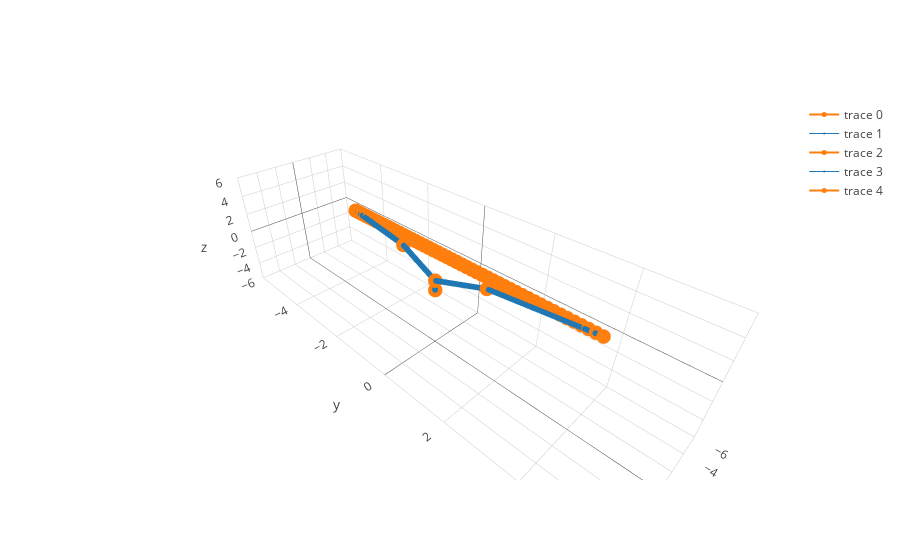

The notebook cell this image was saved under:
### Markdown cell above
Straightline Trajectory Generation

### Code cell
pos1 = [-2.29, 3.98, 2]
pos2 = [-2.29, -3.98, 2]

trajectorymat = trajectory.linetrac(robot1, pos1, pos2)

trajectoryendeff = trajectory.trajectory_end(robot1, trajectorymat)
#uncomment and add below to see the trajectory of joints
#trajectoryjoints = trajectory.trajectory_joints(robot1, trajectorymat)

robo1 = graphics.position(robot1, trajectorymat[0])
robo2 = graphics.position(robot1, trajectorymat[len(trajectorymat) - 1])

data = trajectoryendeff + robo1 + robo2

m = graphics.plot(data)
#m.show()

### Figure 1 — Plotly figure (JSON) as saved in the notebook; plotly's stock layout.template omitted (floating-point values rounded to 4 significant figures; data arrays with more than 128 entries replaced by an {"elided": "..."} marker saying what was removed)
{"data": [{"line": {"color": "#ff7f0e", "width": 2}, "marker": {"size": 5}, "type": "scatter3d", "uid": "e7122e5c-cf2b-44ba-9c0c-3fcee4864ba3", "x": [-2.29, -2.29, -2.29, -2.29, -2.29, -2.29, -2.29, -2.29, -2.29, -2.29, -2.29, -2.29, -2.29, -2.29, -2.29, -2.29, -2.29, -2.29, -2.29, -2.29, -2.29, -2.29, -2.29, -2.29, -2.29, -2.29, -2.29, -2.29, -2.29, -2.29, -2.29, -2.29, -2.29, -2.29, -2.29, -2.29, -2.29, -2.29, -2.29, -2.29, -2.29, -2.29, -2.29, -2.29, -2.29, -2.29, -2.29, -2.29, -2.29, -2.29], "y": [3.98, 3.818, 3.655, 3.493, 3.33, 3.168, 3.005, 2.843, 2.68, 2.518, 2.356, 2.193, 2.031, 1.868, 1.706, 1.543, 1.381, 1.218, 1.056, 0.8935, 0.731, 0.5686, 0.4061, 0.2437, 0.08122, -0.08122, -0.2437, -0.4061, -0.5686, -0.731, -0.8935, -1.056, -1.218, -1.381, -1.543, -1.706, -1.868, -2.031, -2.193, -2.356, -2.518, -2.68, -2.843, -3.005, -3.168, -3.33, -3.493, -3.655, -3.818, -3.98], "z": [2, 2.0, 2, 2, 2.0, 2, 2.0, 2, 2.0, 2.0, 2.0, 2.0, 2.0, 2.0, 2, 2.0, 2.0, 2.0, 2.0, 2.0, 2.0, 2.0, 2.0, 2.0, 2.0, 2.0, 2.0, 2.0, 2.0, 2.0, 2.0, 2.0, 2.0, 2.0, 2.0, 2.0, 2.0, 2.0, 2.0, 2.0, 2, 2.0, 2.0, 2.0, 2.0, 2, 2, 2.0, 2, 2]}, {"line": {"color": "#1f77b4", "width": 1}, "marker": {"size": 2}, "type": "scatter3d", "uid": "c394376f-cf37-44e9-956f-633d06b92d47", "x": {"elided": "150 float values"}, "y": {"elided": "150 float values"}, "z": {"elided": "150 float values"}}, {"line": {"color": "#ff7f0e", "width": 2}, "marker": {"size": 5}, "type": "scatter3d", "uid": "106a6002-fe95-4624-99d6-ec73d5fdbb74", "x": [0, 0, -0.7972, -2.29], "y": [0, 0, 1.386, 3.98], "z": [0, 1, 2.202, 2]}, {"line": {"color": "#1f77b4", "width": 1}, "marker": {"size": 2}, "type": "scatter3d", "uid": "82585dda-d4cb-4e30-bf45-11a328e6f5e3", "x": {"elided": "150 float values"}, "y": {"elided": "150 float values"}, "z": {"elided": "150 float values"}}, {"line": {"color": "#ff7f0e", "width": 2}, "marker": {"size": 5}, "type": "scatter3d", "uid": "42d6d4db-c2b1-4b70-ba46-b427d362a828", "x": [0, 0, -0.7972, -2.29], "y": [0, 0, -1.386, -3.98], "z": [0, 1, 2.202, 2]}], "layout": {"scene": {"xaxis": {"range": [-6, 6]}, "yaxis": {"range": [-6, 6]}, "zaxis": {"range": [-6, 6]}}}}
